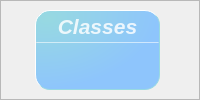
                       <widget class="QFrame" name="frame_13">
                        <property name="frameShape">
                         <enum>QFrame::Shape::StyledPanel</enum>
                        </property>
                        <property name="frameShadow">
                         <enum>QFrame::Shadow::Raised</enum>
                        </property>
                        <layout class="QHBoxLayout" name="horizontalLayout_34">
                         <property name="spacing">
                          <number>6</number>
                         </property>
                         <property name="leftMargin">
                          <number>0</number>
                         </property>
                         <property name="topMargin">
                          <number>5</number>
                         </property>
                         <property name="rightMargin">
                          <number>5</number>
                         </property>
                         <property name="bottomMargin">
                          <number>5</number>
                         </property>
                         <item>
                          <widget class="QFrame" name="Class_QF2">
                           <property name="minimumSize">
                            <size>
                             <width>125</width>
                             <height>80</height>
                            </size>
                           </property>
                           <property name="maximumSize">
                            <size>
                             <width>125</width>
                             <height>80</height>
                            </size>
                           </property>
                           <property name="toolTipDuration">
                            <number>0</number>
                           </property>
                           <property name="styleSheet">
                            <string notr="true">QFrame#Class_QF2{
color: rgb(255, 255, 255);
border-radius: 15px;
background-color:qradialgradient(cx:0, cy:0, radius:1, fx:0.1, fy:0.1, stop:0  #97D9E1,  stop:1   #8EC5FC);
border: 1px outset #97D9E1;
}
</string>
                           </property>
                           <property name="frameShape">
                            <enum>QFrame::Shape::StyledPanel</enum>
                           </property>
                           <property name="frameShadow">
                            <enum>QFrame::Shadow::Raised</enum>
                           </property>
                           <layout class="QVBoxLayout" name="verticalLayout_30" stretch="0,2,1">
                            <property name="spacing">
                             <number>0</number>
                            </property>
                            <property name="leftMargin">
                             <number>0</number>
                            </property>
                            <property name="topMargin">
                             <number>0</number>
                            </property>
                            <property name="rightMargin">
                             <number>0</number>
                            </property>
                            <property name="bottomMargin">
                             <number>0</number>
                            </property>
                            <item>
                             <widget class="QFrame" name="Class_top2">
                              <property name="styleSheet">
                               <string notr="true">border:none</string>
                              </property>
                              <property name="frameShape">
                               <enum>QFrame::Shape::StyledPanel</enum>
                              </property>
                              <property name="frameShadow">
                               <enum>QFrame::Shadow::Raised</enum>
                              </property>
                              <layout class="QHBoxLayout" name="horizontalLayout_35">
                               <property name="spacing">
                                <number>0</number>
                               </property>
                               <property name="leftMargin">
                                <number>0</number>
                               </property>
                               <property name="topMargin">
                                <number>3</number>
                               </property>
                               <property name="rightMargin">
                                <number>0</number>
                               </property>
                               <property name="bottomMargin">
                                <number>3</number>
                               </property>
                               <item>
                                <widget class="QLabel" name="label_12">
                                 <property name="maximumSize">
                                  <size>
                                   <width>16777215</width>
                                   <height>30</height>
                                  </size>
                                 </property>
                                 <property name="font">
                                  <font>
                                   <family>Segoe UI</family>
                                   <pointsize>16</pointsize>
                                   <italic>true</italic>
                                   <bold>true</bold>
                                  </font>
                                 </property>
                                 <property name="styleSheet">
                                  <string notr="true">color: rgba(255, 255,255, 210);
text-align:center;
font: 700 italic 16pt &quot;Segoe UI&quot;;</string>
                                 </property>
                                 <property name="text">
                                  <string>Classes</string>
                                 </property>
                                 <property name="alignment">
                                  <set>Qt::AlignmentFlag::AlignCenter</set>
                                 </property>
                                 <property name="indent">
                                  <number>0</number>
                                 </property>
                                </widget>
                               </item>
                              </layout>
                             </widget>
                            </item>
                            <item>
                             <widget class="Line" name="line_9">
                              <property name="maximumSize">
                               <size>
                                <width>16777215</width>
                                <height>1</height>
                               </size>
                              </property>
                              <property name="styleSheet">
                               <string notr="true">background-color: rgba(255, 255, 255, 89);</string>
                              </property>
                              <property name="orientation">
                               <enum>Qt::Orientation::Horizontal</enum>
                              </property>
                             </widget>
                            </item>
                            <item>
                             <widget class="QFrame" name="Class_bottom2">
                              <property name="styleSheet">
                               <string notr="true">border:none</string>
                              </property>
                              <property name="frameShape">
                               <enum>QFrame::Shape::StyledPanel</enum>
                              </property>
                              <property name="frameShadow">
                               <enum>QFrame::Shadow::Raised</enum>
                              </property>
                              <layout class="QVBoxLayout" name="verticalLayout_31">
                               <property name="spacing">
                                <number>0</number>
                               </property>
                               <property name="leftMargin">
                                <number>0</number>
                               </property>
                               <property name="topMargin">
                                <number>6</number>
                               </property>
                               <property name="rightMargin">
                                <number>0</number>
                               </property>
                               <property name="bottomMargin">
                                <number>6</number>
                               </property>
                               <item alignment="Qt::AlignmentFlag::AlignTop">
                                <widget class="QLabel" name="Class_num2">
                                 <property name="minimumSize">
                                  <size>
                                   <width>0</width>
                                   <height>30</height>
                                  </size>
                                 </property>
                                 <property name="maximumSize">
                                  <size>
                                   <width>16777215</width>
                                   <height>30</height>
                                  </size>
                                 </property>
                                 <property name="font">
                                  <font>
                                   <family>Microsoft YaHei UI</family>
                                   <pointsize>12</pointsize>
                                   <italic>false</italic>
                                   <bold>false</bold>
                                   <underline>false</underline>
                                  </font>
                                 </property>
                                 <property name="styleSheet">
                                  <string notr="true">color: rgb(255, 255, 255);
font: 12pt &quot;Microsoft YaHei UI&quot;;
</string>
                                 </property>
                                 <property name="text">
                                  <string/>
                                 </property>
                                 <property name="alignment">
                                  <set>Qt::AlignmentFlag::AlignCenter</set>
                                 </property>
                                </widget>
                               </item>
                              </layout>
                             </widget>
                            </item>
                           </layout>
                          </widget>
                         </item>
                        </layout>
                       </widget>
